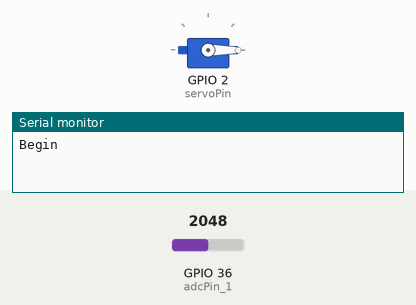
A sketch run on a simulated ESP32. On the bench: servo, the last lines printed to the serial monitor. The inputs (shaded band) are chosen by the test bench; at power-on: GPIO 36 (adcPin_1) = 2048 (analog values on the 0–4095 scale).

Above: at 5.05 s.
At 28.95 s:
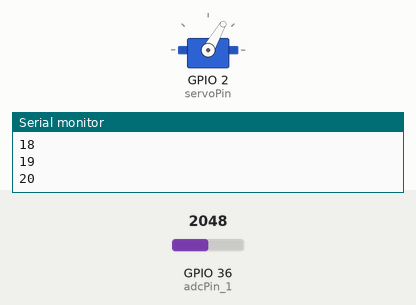
Timing chart, 0 to 36.2 s (numbered marks = the images above):
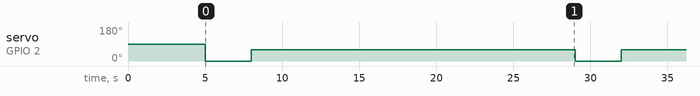

Measured:
- by itself, servo on GPIO 2 (servoPin): alternates 60° for 21.0 s and 0° for 3.0 s

The sketch:

rain_gauge_sensor.ino
```cpp
#include <ESP32Servo.h>
#include <Arduino.h>

#define servoPin 2
#define adcPin_1 36

// Number of samples used for oversampling
#define OVERSAMPLES 150

Servo drainageServo;

// Servo position
int pos = 0;

// State flags
bool needToDrain = false;
bool draining = false;

// Averaged water sensor value
int waterValue = 0;

// Drain timing counter
int counter = 0;

// ADC threshold that triggers draining
int waterThreshold = 1725;

// Time between ADC samples (ms)
// This ALSO controls the oversampling rate
int checkDelay = 20;      // 20 ms × 150 samples ≈ 3.00 s per averaged reading

// Serial print rate
int printDelay = 3000;

// Timers
unsigned long timer = 0;
unsigned long printTimer = 0;
unsigned long drainTimer = 0;

// Oversampling accumulator variables
uint32_t adcSum = 0;      // Sum of ADC readings
uint16_t adcCount = 0;   // Number of samples collected

void setup() {
    Serial.begin(115200);
    Serial.println("Begin\n");

    delay(5000);  // startup delay only (safe)

    // Configure ESP32 ADC
    analogReadResolution(12);      // ADC range: 0–4095
    analogSetAttenuation(ADC_11db); // Full-scale ~3.3 V

    // Servo configuration
    drainageServo.setPeriodHertz(50);    // Standard servo PWM
    drainageServo.attach(servoPin, 1000, 2000);

    // Initialize timers
    timer = millis();
    printTimer = millis();
    drainTimer = millis();
}

void loop() {

    // -------- Non-blocking oversampled ADC read --------
    if (millis() - timer >= checkDelay) {

        // Take ONE ADC sample
        adcSum += analogRead(adcPin_1);
        adcCount++;

        // Once enough samples are collected
        if (adcCount >= OVERSAMPLES) {

            // Compute the averaged ADC value
            waterValue = adcSum / OVERSAMPLES;

            // Reset oversampling accumulators
            adcSum = 0;
            adcCount = 0;

            // Compare against threshold
            if (waterValue >= waterThreshold) {
                needToDrain = true;
            }
        }

        // Move timer forward without drift
        timer += checkDelay;
    }

    // -------- Serial output --------
    if (millis() - printTimer >= printDelay) {
        Serial.println(waterValue);
        printTimer += printDelay;
    }

    // -------- Drain state machine --------
    if (needToDrain && !draining) {
        drainTimer = millis();
        draining = true;
    }

    if (draining) {
        drainDevice();
    }

    // Continuously update servo position
    drainageServo.write(pos);
}

// -------- Drain control logic --------
void drainDevice() {

    // Clear drain request so it only triggers once
    needToDrain = false;

    // Move servo once at start of draining
    if (counter <= 0) {
        pos = 60;
    }

    // Increment drain timer every second
    if (millis() - drainTimer >= 1000) {
        counter++;
        Serial.println(counter);
        drainTimer += 1000;
    }

    // Stop draining after 20 seconds
    if (counter > 20) {
        counter = 0;
        pos = 0;
        draining = false;
    }
}
```
